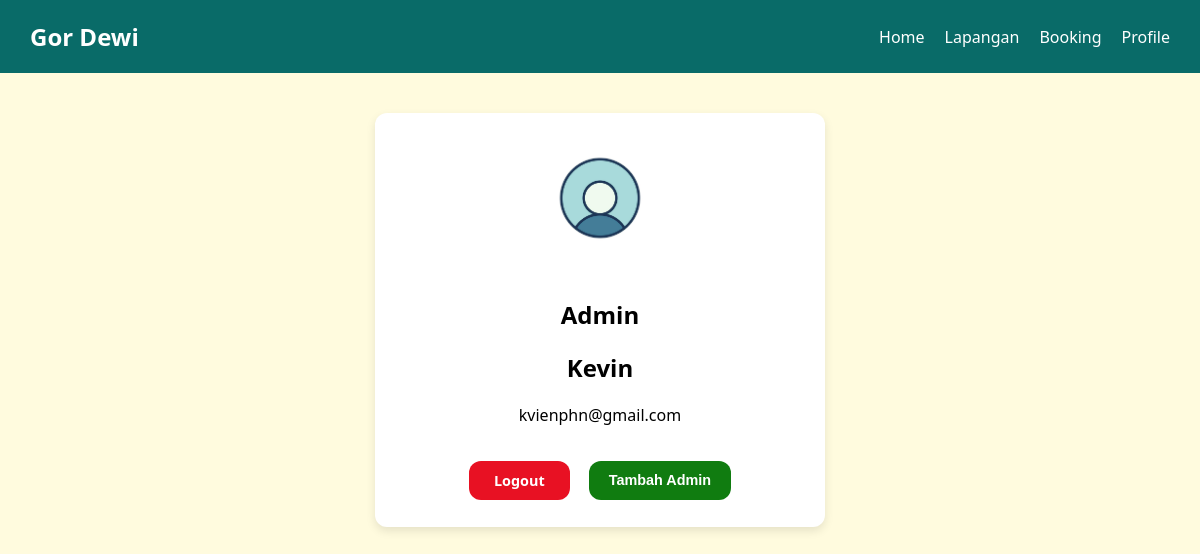
Page /admin/profile_admin.php (signed in) on the committed database.
### tables this page shows
CREATE TABLE `users` (
  `id_users` int(11) NOT NULL,
  `nama_lengkap` varchar(100) DEFAULT NULL,
  `email` varchar(100) DEFAULT NULL,
  `password` varchar(100) DEFAULT NULL,
  `foto_profil` varchar(255) DEFAULT '../assets/user-default.jpg',
  `role` enum('admin','user') NOT NULL DEFAULT 'user'
);

### admin/profile_admin.php (the view, shortened to what this page needs)
<?php
include '../koneksi.php';
$id_users = $_SESSION['id_users'];
$result = mysqli_query($conn, "SELECT * FROM users WHERE id_users = $id_users");
$user = mysqli_fetch_assoc($result);
?>
<!DOCTYPE html>
<html>
<head>
    <link rel="stylesheet" href="../style/all.css">
    <link rel="stylesheet" href="../style/tambah_admin.css">
</head>
<body>
    <nav>
        <div class="logo">Gor Dewi</div>
        <ul>
            <li><a href="../admin/admin.php">Home</a></li>
            <li><a href="../admin/kelola_lapangan.php">Lapangan</a></li>
            <li><a href="../admin/kelola_booking.php">Booking</a></li>
            <li><a href="../admin/profile_admin.php">Profile</a></li>
        </ul>
    </nav>
    <div class="profile-container">
        <img src="<?= htmlspecialchars($user['foto_profil']) ?>" class="profile-photo" alt="Foto Profil">
        <h2>Admin</h2>
        <h2><?= htmlspecialchars($user['nama_lengkap']) ?></h2>
        <p><?= htmlspecialchars($user['email']) ?></p>
        <div class="btn-group">
            <a href="../logout.php" class="btn logout-btn">Logout</a>
            <button class="btn selesai" onclick="toggleAdminForm()">Tambah Admin</button>
        </div>
    </div>
</body>
</html>

### style/all.css (style rules this page uses)
body { margin: 0; font-family: 'Segoe UI', Tahoma, Geneva, Verdana, sans-serif; background-color: #FFFBDE; }
nav { display: flex; justify-content: space-between; align-items: center; background: #096B68; padding: 20px 30px; color: white; }
nav .logo { font-size: 1.5em; font-weight: bold; }
nav ul { list-style: none; display: flex; gap: 20px; margin: 0; padding: 0; }
nav ul li a { color: white; text-decoration: none; font-weight: 500; transition: color 0.3s; }
.btn { padding: 6px 10px; border-radius: 5px; font-size: 0.9em; cursor: pointer; border: none; margin: 2px; }
.btn.selesai { background-color: #107c10; color: white; }

### style/tambah_admin.css (style rules this page uses)
.btn-group { margin-top: 20px; display: flex; gap: 15px; justify-content: center; }
.logout-btn { display: inline-block; background-color: #e81123; color: white; padding: 10px 25px; border-radius: 12px; font-weight: 600; text-decoration: none; cursor: pointer; transition: background-color 0.3s; margin-top: 15px; }
.selesai { background-color: #096B68; color: white; margin-top: 15px; padding: 8px 20px; border-radius: 12px; font-weight: 600; cursor: pointer; border: none; transition: background-color 0.3s; }
.profile-container { max-width: 400px; margin: 40px auto; background-color: white; padding: 25px; border-radius: 12px; text-align: center; box-shadow: 0 4px 10px rgba(0,0,0,0.1); }
.profile-photo { width: 120px; height: 120px; border-radius: 50%; object-fit: cover; margin-bottom: 15px; }

### rows in the picture
users: foto_profil (placeholder picture), nama_lengkap "Kevin", email "kvienphn@gmail.com"
